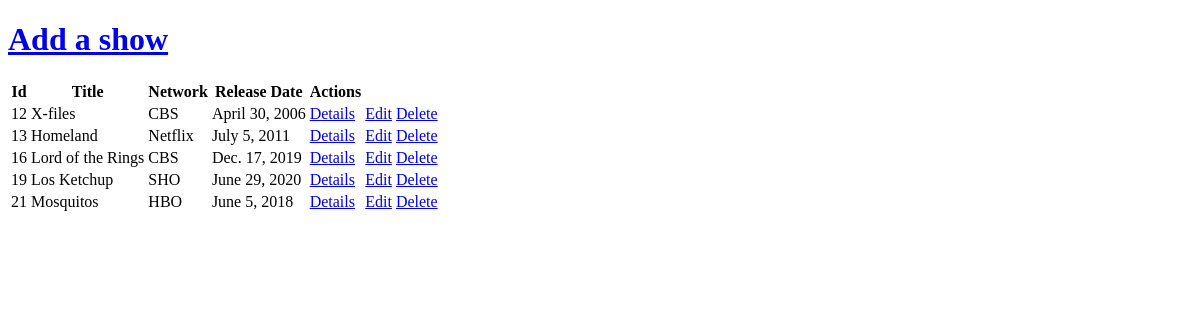
Before: / with the older database file.
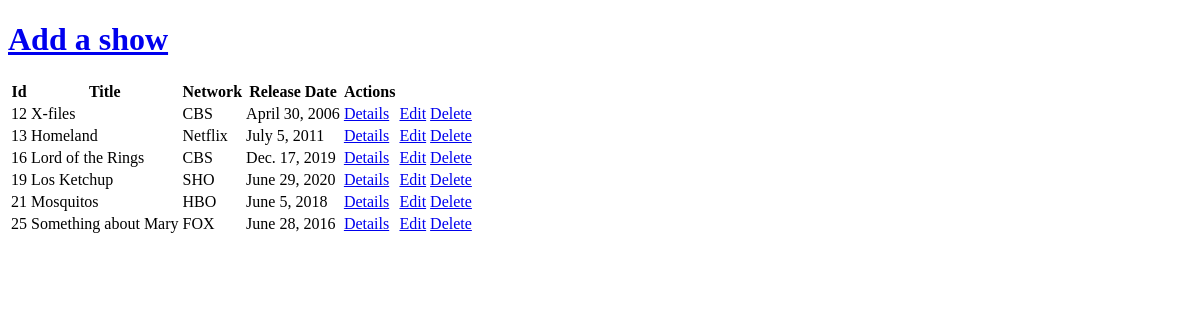
After: the same page with the newer database file.
### shows/models.py (models this page shows)
class Shows(models.Model):
    title = models.CharField(max_length=255)
    network = models.CharField(max_length=255)
    release_date = models.DateField(auto_now=False)
    description = models.TextField()
    created_at = models.DateTimeField(auto_now_add=True)
    updated_at = models.DateTimeField(auto_now=True)
    objects = ShowManager()

### shows/views.py (the view)
# urls.py: path('', views.allshows),
def allshows(request):
    shows = Shows.objects.all()
    context = {
        'shows': shows
    }
    return render(request, 'shows.html', context)

### shows/templates/shows.html (shortened to what this page needs)
<!DOCTYPE html>
 <html class="no-js">
    <head>
        <link rel="stylesheet" href="">
    </head>
    <body>
        <h1><a href = "/shows/new"> Add a show </a></h1>
        <table>
            <thead>
                <tr>
                    <th>Id</th>
                    <th>Title</th>
                    <th>Network</th>
                    <th>Release Date</th>
                    <th>Actions</th>
                </tr>
            </thead>
            <tbody>
            {% for show in shows %}
            <tr>
                <td>{{ show.id }}</td>
                <td>{{ show.title }}</td>
                <td>{{ show.network }}</td>
                <td>{{ show.release_date }}</td>
                <td><a href="/shows/{{ show.id }}">Details</a></td>
                <td><a href="/shows/{{ show.id }}/edit">Edit</a></td>
                <td><a href="/shows/{{ show.id }}/destroy">Delete</a></td>
            </tr>
            {% endfor %}
            </tbody>
        </table>
    </body>
</html>

Changed rows visible on the page:
added Shows: id "25", title "Something about Mary", network "FOX", release_date "June 28, 2016"
